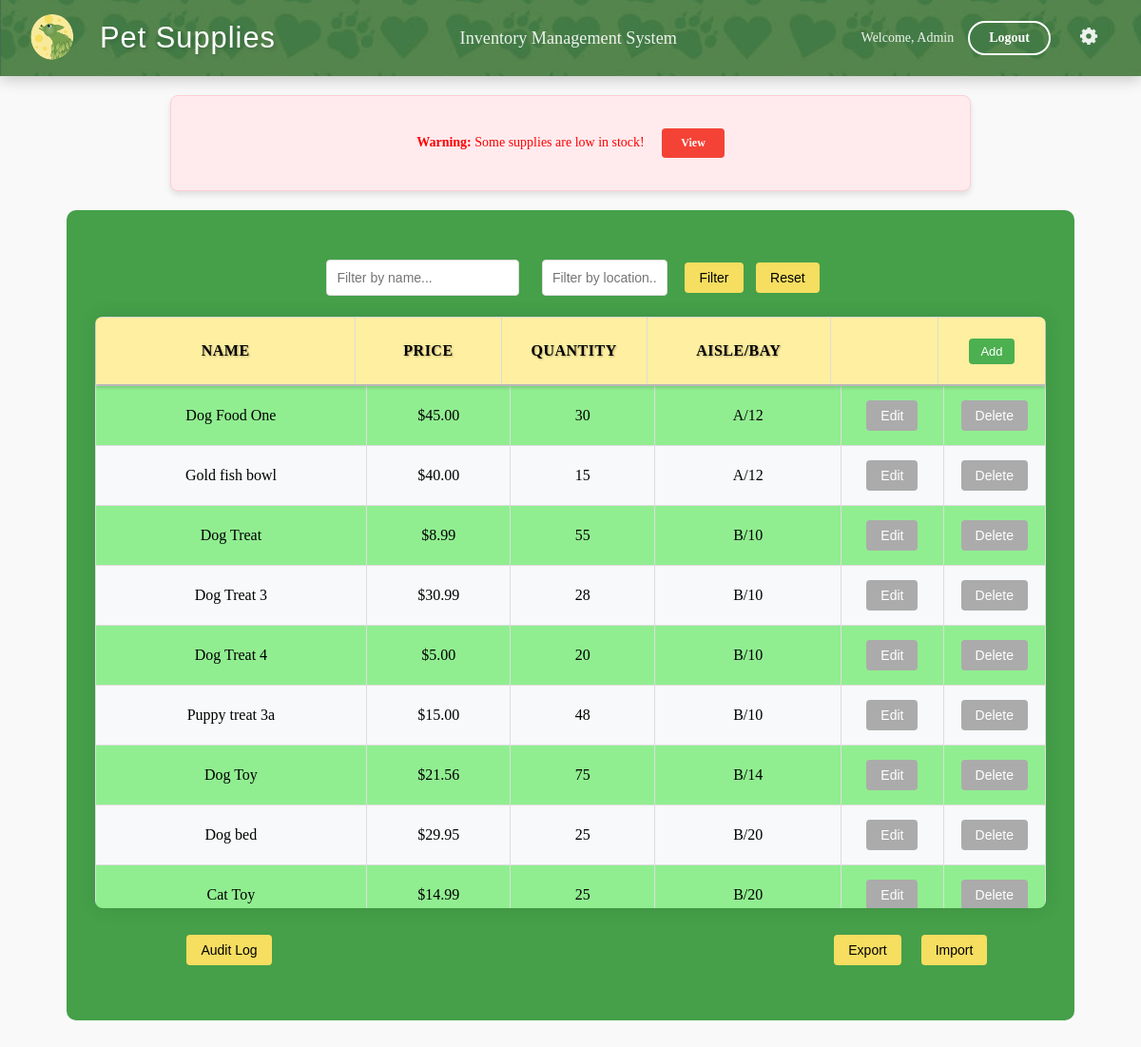
The app's page / (signed in) with its own data.
### inventory/models.py (models this page shows, shortened)
class Supply(models.Model):
    name = models.CharField(max_length=255, primary_key=True)
    price = models.FloatField()
    quantity = models.IntegerField()
    location = models.CharField(max_length=255)
    reorder_point = models.PositiveIntegerField(default=5)
    deleted = models.BooleanField(default=False)

### inventory/views.py (the view, shortened to what this page needs)
# urls.py: path('', views.index, name='index'),
def index(request):
    location_query = request.GET.get('location', '')
    name_query = request.GET.get('name', '')
    low_stock = request.GET.get('low_stock', False)
    sort_by = request.GET.get('sort', 'location')
    order = request.GET.get('order', 'asc')
    if order == 'desc':
        sort_by = '-' + sort_by
    supplies = Supply.objects.all()
    if low_stock:
        supplies = supplies.filter(quantity__lt=6)
    if location_query:
        supplies = supplies.filter(location__icontains=location_query)
    if name_query:
        supplies = supplies.filter(name__icontains=name_query)
    supplies = supplies.order_by(sort_by)
    low_stock_items = Supply.objects.filter(quantity__lte=models.F('reorder_point'))
    low_stock_items_exist = low_stock_items.exists()
    if 'added_supplies' in request.session:
        del request.session['added_supplies']
    context = {
        'supplies': supplies,
        'low_stock_items': low_stock_items,
        'location_query': location_query,
        'name_query': name_query,
        'low_stock_items_exist': low_stock_items_exist,
        'sort_by': sort_by,
        'order': order,
    }
    return render(request, 'inventory/index.html', context)

### inventory/templates/inventory/index.html (shortened to what this page needs)
{% extends 'inventory/base.html' %}
{% load static %}
{% block content %}
{% if low_stock_items %}
    <div class="warning">
        <p style="color: red;"><strong>Warning:</strong> Some supplies are low in stock!
        <a href="{% url 'index' %}?low_stock=true" class="filter-button">View</a></p>
    </div>
{% else %}
    <div class="status-message success">
        <p style="color: green;">All supplies are adequately stocked.</p>
    </div>
{% endif %}
<center>
    <div class="conmain">
        <div class="filter">
            <form method="get" style="margin-bottom: 1rem;">
                <input type="text" name="name" placeholder="Filter by name..." value="{{ name_query }}">
                <input type="text" name="location" placeholder="Filter by location..." value="{{ location_query }}" style="width: 110px;">
                <button type="submit">Filter</button>
                <a href="{% url 'index' %}"><button type="button">Reset</button></a>
            </form>
        </div>
            <div class="table-container">
                <div class="table-header">
                    <table border="1" class="data_tab">
                        <thead>
                            <tr>
                                <th class="name_head">
                                    <a href="?sort=name&order={% if sort_by == 'name' and order == 'asc' %}desc{% else %}asc{% endif %}">Name</a>
                                </th>
                                <th class="Price_head">
                                    <a href="?sort=price&order={% if sort_by == 'price' and order == 'asc' %}desc{% else %}asc{% endif %}">Price</a>
                                </th>
                                <th class="Quan_head">
                                    <a href="?sort=quantity&order={% if sort_by == 'quantity' and order == 'asc' %}desc{% else %}asc{% endif %}">Quantity</a>
                                </th>
                                <th class="loc_head">
                                    <a href="?sort=location&order={% if sort_by == 'location' and order == 'asc' %}desc{% else %}asc{% endif %}">Aisle/Bay</a>
                                </th>
                                <th class="edit_head"></th>
                                <th class="del_head">
                                    {% if user.is_authenticated %}
                                        <a href="{% url 'add_supply' %}">
                                            <button type="button" class="add-button">Add</button>
                                        </a>
                                    {% endif %}
                                </th>
                            </tr>
                        </thead>
                    </table>
                </div>
                <div class="table-body">
                    <table border="1" class="data_tab">
                        <tbody>
                            {% for supply in supplies %}
                            <tr {% if supply.quantity < 6 %}style="background-color: #ffcccc;"{% endif %}>
                                <td class="name_row">{{ supply.name }}</td>
                                <td class="Price_row" onclick="editField(this, 'price', '{{ supply.name }}')">
                                    <span class="display">${{ supply.price|floatformat:2 }}</span>
                                </td>
                                <td class="Quan_row" onclick="editField(this, 'quantity', '{{ supply.name }}')">
                                    <span class="display">{{ supply.quantity }}</span>
                                </td>
                                <td class="loc_row" onclick="editField(this, 'location', '{{ supply.name }}')">
                                    <span class="display">{{ supply.location }}</span>
                                </td>
                                <td class='edit_button'>
                                    <center>
                                        {% if user.is_authenticated %}
                                            <a href="{% url 'edit_supply' supply.name %}"><button type="button" class='EditB'>Edit</button></a>
                                        {% endif %}
                                    </center>
                                </td>
                                <td class='Del_button'>
                                    {% if user.is_authenticated %}
                                        <form action="{% url 'delete_supply' supply.name %}" method="post" style="display:inline;" onsubmit="return confirmDelete();">
                                            <button type="submit" class='DelB'>Delete</button>
                                        </form>
                                    {% endif %}
                                </td>
                            </tr>
                            {% empty %}
                            <tr>
                                <td colspan="6">No supplies available.</td>
                            </tr>
                            {% endfor %}
                        </tbody>
                    </table>
                </div>
            </div>
        <table class="bottom_nav">
            <tr>
                {% if user.is_authenticated %}
                <td><a href="{% url 'audit_log' %}"><button type="button">Audit Log</button></a></td>
                {% endif %}
                {% if user.is_authenticated %}
                <td class="blank"></td>
                <td class="export">
                    <a href="{% url 'export_supplies' %}">
                        <button type="button">Export</button>
                    </a>
                </td>
                <td class="import">
                    <a href="{% url 'import_supplies' %}">
                        <button type="button">Import</button>
                    </a>
                </td>
                {% endif %}
            </tr>
        </table>
    </div>
{% endblock %}

### inventory/templates/inventory/base.html (shortened to what this page needs)
{% load static %}
<!DOCTYPE html>
<html lang="en">
<head>
    <link rel="stylesheet" href="{% static 'css/styles.css' %}">
</head>
<body>
    <header class="header-container">
        <img src="{% static 'icons/header_image.jpg' %}" alt="Header Background" class="header-bg">
        <div class="header-content">
            <div class="header-left">
                <img src="{% static 'icons/TLeafLogo2sm.png' %}" alt="T Leaf Logo" class="logo">
                <div class="header-title">Pet Supplies</div>
            </div>
            <div class="header-subtitle">Inventory Management System</div>
            <div class="header-right">
                {% if user.is_authenticated %}
                    <span class="welcome-text">Welcome, {{ user.username }}</span>
                    <a href="{% url 'logout' %}" class="header-button">Logout</a>
                    {% if request.user.is_superuser %}
        <div class="dropdown">
            <span class="gear-icon"><img src="{% static 'icons/settinggear.svg' %}" alt="settign gear" class="logo"></span>
        </div>
                    {% else %}
                         <p></p>
                    {% endif %}
                {% else %}
                    <a href="{% url 'login' %}" class="header-button">Login</a>
                {% endif %}
            </div>
        </div>
    </header>
    <div class="content-container">
        {% block content %}{% endblock %}
    </div>
</body>
</html>

### inventory/templates/inventory/base.html (style rules this page uses)
.dropdown { position: relative; display: inline-block; }
.gear-icon { cursor: pointer; font-size: 24px; }

### inventory/templates/inventory/index.html (style rules this page uses)
.conmain { background-color: #45a049; width: 1000px; padding: 30px; border-radius: 10px; margin: 0 auto; }
.table-container { width: 100%; max-height: 650px; overflow-x: hidden; }
.data_tab { width: 100%; border-collapse: collapse; table-layout: fixed; margin: 0; }
.name_head { width: 300px; }
.Price_head { width: 200px; }
.Quan_head { width: 250px; }
.loc_head { width: 150px; }
.edit_head { width: 50px; }
.del_head { width: 50px; }
.data_tab th { text-align: center; border: 1px solid #ddd; padding: 10px; font-weight: bold; }
.data_tab td { text-align: center; border: 1px solid #ddd; padding: 10px; white-space: nowrap; }
td { border-bottom: 1px solid #ddd; }
.bottom_nav tr { background-color: transparent; }
.bottom_nav { border: none; }
.bottom_nav td { border: none; }
.bottom_nav button { background-color: #F6DE60; color: black; }
.filter button { background-color: #F6DE60; color: black; }
.table-container .data_tab th { background-color: #ffefa1 !important; }
.table-container .data_tab th a { color: black ; text-decoration: none; }

### records on screen
Supply: name "Dog Food One", price "45.00", quantity "30", location "A/12"
Supply: name "Gold fish bowl", price "40.00", quantity "15", location "A/12"
Supply: name "Dog Treat", price "8.99", quantity "55", location "B/10"
Supply: name "Dog Treat 3", price "30.99", quantity "28", location "B/10"
Supply: name "Dog Treat 4", price "5.00", quantity "20", location "B/10"
Supply: name "Puppy treat 3a", price "15.00", quantity "48", location "B/10"
Supply: name "Dog Toy", price "21.56", quantity "75", location "B/14"
Supply: name "Dog bed", price "29.95", quantity "25", location "B/20"
Supply: name "Cat Toy", price "14.99", quantity "25", location "B/20"

### other values on screen
{{ user.username }} "Admin"
